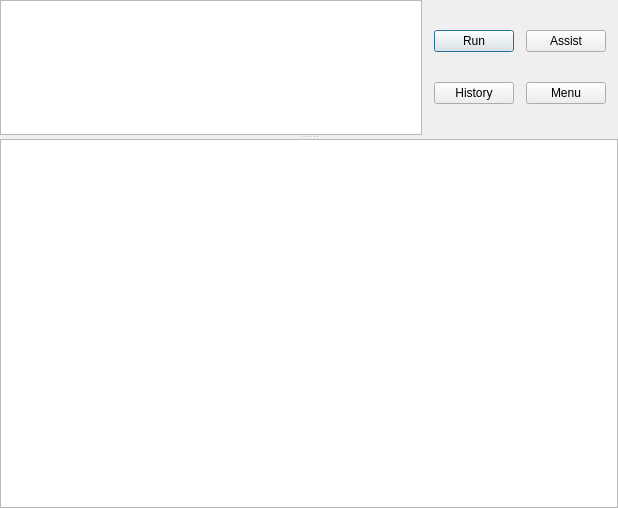
<?xml version="1.0" encoding="UTF-8"?>
<ui version="4.0">
 <class>CustomSql</class>
 <widget class="QDialog" name="CustomSql">
  <property name="geometry">
   <rect>
    <x>0</x>
    <y>0</y>
    <width>618</width>
    <height>508</height>
   </rect>
  </property>
  <property name="windowTitle">
   <string>Dialog</string>
  </property>
  <layout class="QVBoxLayout" name="verticalLayout_2">
   <property name="margin">
    <number>0</number>
   </property>
   <item>
    <widget class="QSplitter" name="splitter">
     <property name="orientation">
      <enum>Qt::Vertical</enum>
     </property>
     <property name="childrenCollapsible">
      <bool>false</bool>
     </property>
     <widget class="QWidget" name="layoutWidget">
      <layout class="QHBoxLayout" name="horizontalLayout_3">
       <property name="spacing">
        <number>0</number>
       </property>
       <item>
        <widget class="SQLTextEdit" name="sql">
         <property name="sizePolicy">
          <sizepolicy hsizetype="Expanding" vsizetype="Preferred">
           <horstretch>0</horstretch>
           <verstretch>1</verstretch>
          </sizepolicy>
         </property>
         <property name="plainText">
          <string notr="true"/>
         </property>
        </widget>
       </item>
       <item>
        <layout class="QVBoxLayout" name="verticalLayout">
         <property name="spacing">
          <number>0</number>
         </property>
         <item>
          <layout class="QHBoxLayout" name="horizontalLayout">
           <property name="spacing">
            <number>12</number>
           </property>
           <property name="leftMargin">
            <number>12</number>
           </property>
           <property name="rightMargin">
            <number>12</number>
           </property>
           <item>
            <widget class="QPushButton" name="pushButton">
             <property name="text">
              <string>Run</string>
             </property>
             <property name="default">
              <bool>true</bool>
             </property>
            </widget>
           </item>
           <item>
            <widget class="QPushButton" name="assistButton">
             <property name="text">
              <string>Assist</string>
             </property>
            </widget>
           </item>
          </layout>
         </item>
         <item>
          <layout class="QHBoxLayout" name="horizontalLayout_2">
           <property name="spacing">
            <number>12</number>
           </property>
           <property name="leftMargin">
            <number>12</number>
           </property>
           <property name="rightMargin">
            <number>12</number>
           </property>
           <item>
            <widget class="QPushButton" name="historyButton">
             <property name="text">
              <string>History</string>
             </property>
            </widget>
           </item>
           <item>
            <widget class="QPushButton" name="menuButton">
             <property name="text">
              <string>Menu</string>
             </property>
            </widget>
           </item>
          </layout>
         </item>
        </layout>
       </item>
      </layout>
     </widget>
     <widget class="QTableView" name="tableView">
      <property name="verticalScrollMode">
       <enum>QAbstractItemView::ScrollPerPixel</enum>
      </property>
      <property name="horizontalScrollMode">
       <enum>QAbstractItemView::ScrollPerPixel</enum>
      </property>
     </widget>
    </widget>
   </item>
  </layout>
 </widget>
 <customwidgets>
  <customwidget>
   <class>SQLTextEdit</class>
   <extends>QPlainTextEdit</extends>
   <header>sqltextedit.h</header>
  </customwidget>
 </customwidgets>
 <resources/>
 <connections/>
</ui>
